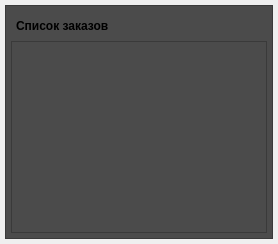
              <widget class="QWidget" name="pageOrderList">
               <layout class="QHBoxLayout" name="horizontalLayout_21">
                <property name="leftMargin">
                 <number>5</number>
                </property>
                <property name="topMargin">
                 <number>5</number>
                </property>
                <property name="rightMargin">
                 <number>5</number>
                </property>
                <property name="bottomMargin">
                 <number>5</number>
                </property>
                <item>
                 <widget class="QFrame" name="frame_9">
                  <property name="styleSheet">
                   <string notr="true">background-color: rgb(75, 75, 75);</string>
                  </property>
                  <property name="frameShape">
                   <enum>QFrame::StyledPanel</enum>
                  </property>
                  <property name="frameShadow">
                   <enum>QFrame::Raised</enum>
                  </property>
                  <layout class="QHBoxLayout" name="horizontalLayout_22">
                   <property name="leftMargin">
                    <number>5</number>
                   </property>
                   <property name="topMargin">
                    <number>5</number>
                   </property>
                   <property name="rightMargin">
                    <number>5</number>
                   </property>
                   <property name="bottomMargin">
                    <number>5</number>
                   </property>
                   <item>
                    <layout class="QGridLayout" name="gridLayout_8">
                     <property name="spacing">
                      <number>0</number>
                     </property>
                     <item row="1" column="0">
                      <widget class="QListView" name="listOrders"/>
                     </item>
                     <item row="0" column="0">
                      <layout class="QHBoxLayout" name="horizontalLayout_23">
                       <property name="leftMargin">
                        <number>5</number>
                       </property>
                       <property name="topMargin">
                        <number>5</number>
                       </property>
                       <property name="rightMargin">
                        <number>5</number>
                       </property>
                       <property name="bottomMargin">
                        <number>5</number>
                       </property>
                       <item>
                        <widget class="QLabel" name="label_23">
                         <property name="styleSheet">
                          <string notr="true">font: 75 11pt &quot;Montserrat&quot;;
font: bold;</string>
                         </property>
                         <property name="text">
                          <string>Список заказов</string>
                         </property>
                        </widget>
                       </item>
                       <item>
                        <spacer name="horizontalSpacer_11">
                         <property name="orientation">
                          <enum>Qt::Horizontal</enum>
                         </property>
                         <property name="sizeHint" stdset="0">
                          <size>
                           <width>40</width>
                           <height>20</height>
                          </size>
                         </property>
                        </spacer>
                       </item>
                      </layout>
                     </item>
                    </layout>
                   </item>
                  </layout>
                 </widget>
                </item>
               </layout>
              </widget>
